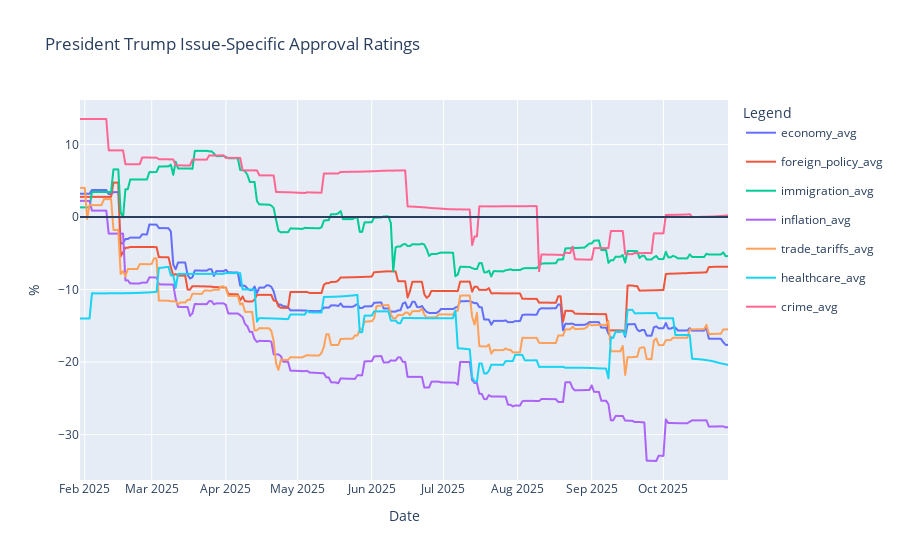

Notebook cell for this chart:
### Code cell
line = px.line(net_issues, x='Date', y=['economy_avg', 'foreign_policy_avg', 'immigration_avg', 'inflation_avg', 'trade_tariffs_avg', 'healthcare_avg',
                                       'crime_avg'])
line.update_traces(hovertemplate=None)
line.update_layout(hovermode='x unified')
fig = go.Figure(data=line.data)
fig.update_layout(
    title='President Trump Issue-Specific Approval Ratings',
    xaxis_title='Date',
    yaxis_title='%',
    legend_title='Legend',
    hovermode='x unified'
)
fig.add_hline(0)
fig.show()

### Figure 1 — Plotly figure (JSON) as saved in the notebook; plotly's stock layout.template omitted (floating-point values rounded to 4 significant figures; data arrays with more than 128 entries replaced by an {"elided": "..."} marker saying what was removed)
{"data": [{"legendgroup": "economy_avg", "line": {"color": "#636efa", "dash": "solid"}, "marker": {"symbol": "circle"}, "mode": "lines", "name": "economy_avg", "showlegend": true, "type": "scattergl", "x": {"elided": "272 str values"}, "xaxis": "x", "y": {"elided": "272 float values"}, "yaxis": "y"}, {"legendgroup": "foreign_policy_avg", "line": {"color": "#EF553B", "dash": "solid"}, "marker": {"symbol": "circle"}, "mode": "lines", "name": "foreign_policy_avg", "showlegend": true, "type": "scattergl", "x": {"elided": "272 str values"}, "xaxis": "x", "y": {"elided": "272 float values"}, "yaxis": "y"}, {"legendgroup": "immigration_avg", "line": {"color": "#00cc96", "dash": "solid"}, "marker": {"symbol": "circle"}, "mode": "lines", "name": "immigration_avg", "showlegend": true, "type": "scattergl", "x": {"elided": "272 str values"}, "xaxis": "x", "y": {"elided": "272 float values"}, "yaxis": "y"}, {"legendgroup": "inflation_avg", "line": {"color": "#ab63fa", "dash": "solid"}, "marker": {"symbol": "circle"}, "mode": "lines", "name": "inflation_avg", "showlegend": true, "type": "scattergl", "x": {"elided": "272 str values"}, "xaxis": "x", "y": {"elided": "272 float values"}, "yaxis": "y"}, {"legendgroup": "trade_tariffs_avg", "line": {"color": "#FFA15A", "dash": "solid"}, "marker": {"symbol": "circle"}, "mode": "lines", "name": "trade_tariffs_avg", "showlegend": true, "type": "scattergl", "x": {"elided": "272 str values"}, "xaxis": "x", "y": {"elided": "272 float values"}, "yaxis": "y"}, {"legendgroup": "healthcare_avg", "line": {"color": "#19d3f3", "dash": "solid"}, "marker": {"symbol": "circle"}, "mode": "lines", "name": "healthcare_avg", "showlegend": true, "type": "scattergl", "x": {"elided": "272 str values"}, "xaxis": "x", "y": {"elided": "272 float values"}, "yaxis": "y"}, {"legendgroup": "crime_avg", "line": {"color": "#FF6692", "dash": "solid"}, "marker": {"symbol": "circle"}, "mode": "lines", "name": "crime_avg", "showlegend": true, "type": "scattergl", "x": {"elided": "272 str values"}, "xaxis": "x", "y": {"elided": "272 float values"}, "yaxis": "y"}], "layout": {"hovermode": "x unified", "legend": {"title": {"text": "Legend"}}, "shapes": [{"type": "line", "x0": 0, "x1": 1, "xref": "x domain", "y0": 0, "y1": 0, "yref": "y"}], "title": {"text": "President Trump Issue-Specific Approval Ratings"}, "xaxis": {"title": {"text": "Date"}}, "yaxis": {"title": {"text": "%"}}}}
